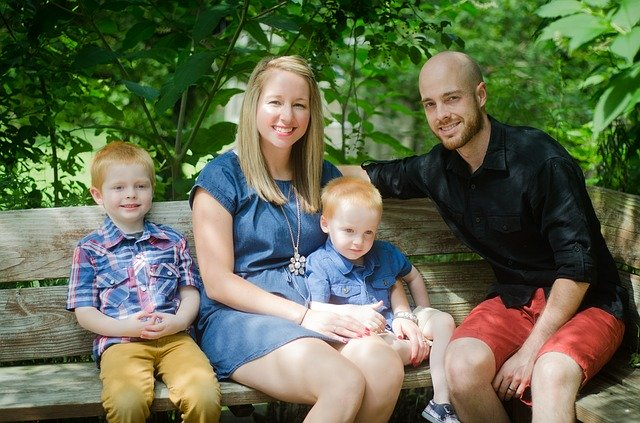
#> input picture data/family-1016311_640.jpg, 640 x 423 px
$ python resize_crop.py
#> lines starting #> are read from the running program, lines starting #| are printed output that depends on the picture
import cv2
import numpy as np

# In mathematics the postive x axis is towards east , y towards north
# In opencv the postive x axis is towards east , same but y axis is towards south ie bottom

# Before resizing the image we need to know the current size of the image

# to know the size of the image
img = cv2.imread("data/family-1016311_640.jpg")
#> img is the input picture: shape (423, 640, 3); mean B, G, R 79.7, 106.8, 98.8
print(img.shape)
#| (423, 640, 3)
# (423, 640, 3) h, w, channels(bgr)

imgResize = cv2.resize(img, (300, 200))
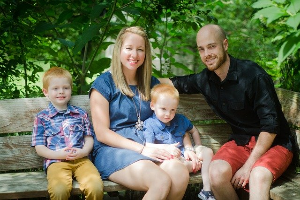
#> imgResize: shape (200, 300, 3); mean B, G, R 79.5, 106.7, 98.6
print(imgResize.shape)
#| (200, 300, 3)
# (200, 300, 3)


# Cropping an image , using matrix  , height comes first compared to width which comes in opencv functions
imgCropped = img[0:200, 200:500]
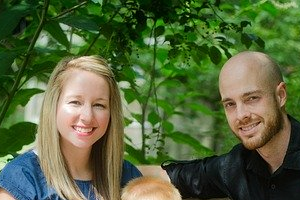
#> imgCropped: shape (200, 300, 3); mean B, G, R 59.4, 101.2, 84.5


cv2.imshow("output", img)
cv2.imshow("resized image", imgResize)
cv2.imshow("cropped image", imgCropped)
cv2.waitKey(10000)
